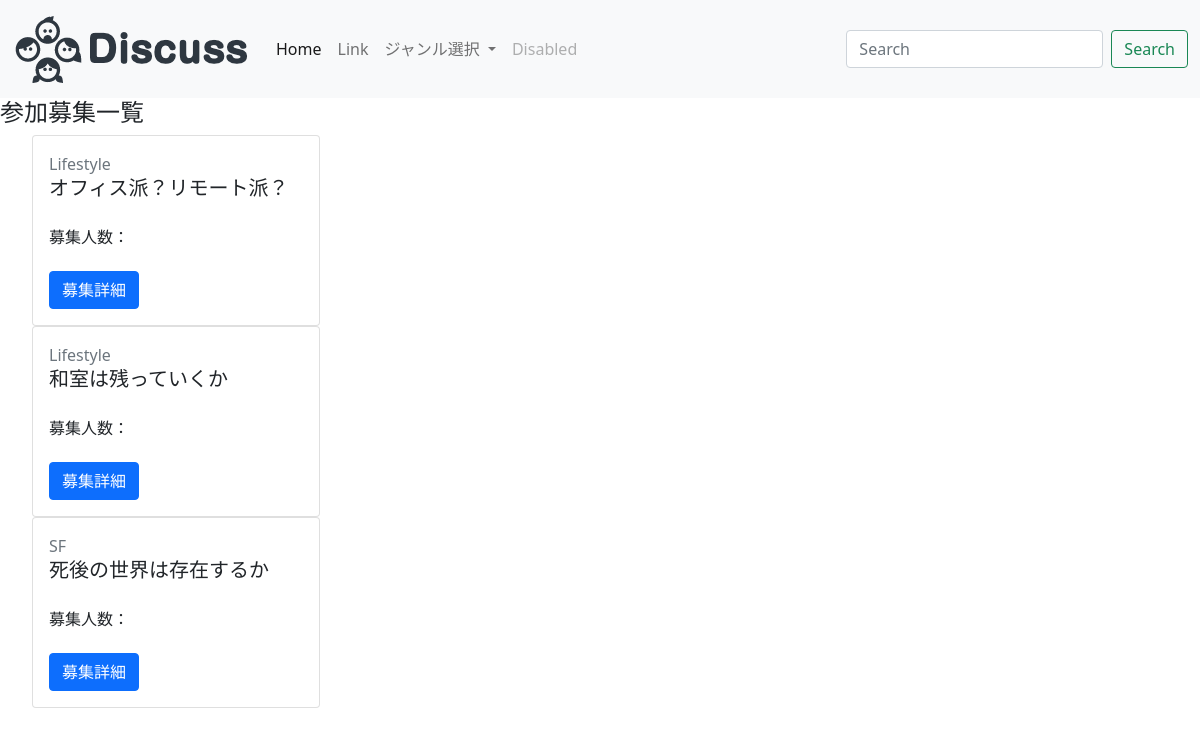
/discuss/, run on an earlier commit of the app's database.
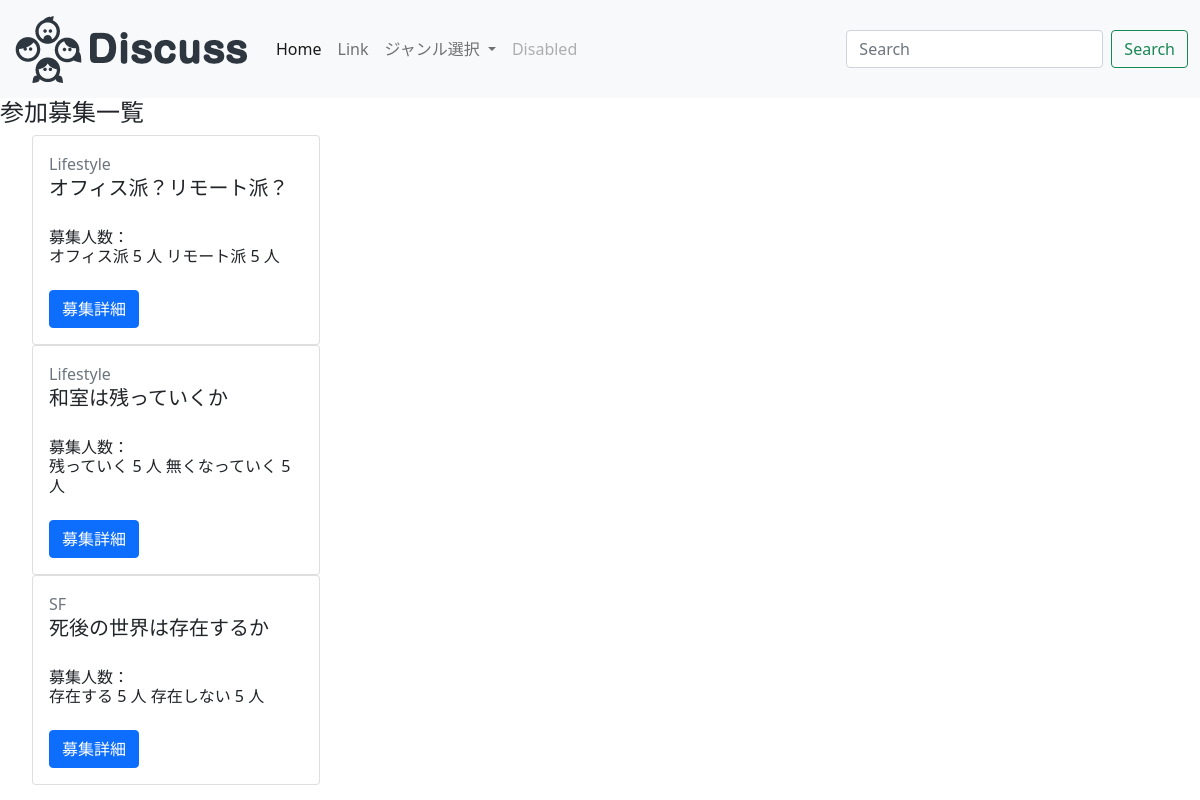
And on a later commit of the database.
### discuss_app/models.py (models this page shows, shortened)
class DiscussTheme(models.Model):
    OPEN_DISCUSS = 'open'
    ACTIVE_DISCUSS = 'active'
    CLOSED_DISCUSS = 'closed'
    class DISCUSS_STATUS(Enum):
        open = ('o', 'Open')
        active = ('a', 'Active')
        closed = ('c', 'Closed')
    title = models.CharField(max_length=50)
    genre = models.ForeignKey(ThemeGenre, on_delete=models.CASCADE)
    status = models.CharField(
                        max_length=1,
                        choices=[x.value for x in DISCUSS_STATUS]
                    )
    create_date = models.DateTimeField('date published')

class ThemeGenre(models.Model):
    title = models.CharField(max_length=200)
    create_date = models.DateTimeField('date published')

class DiscussSide(models.Model):
    discuss_theme =  models.ForeignKey(DiscussTheme, on_delete=models.CASCADE)
    max_n_of_member = models.IntegerField(default=5)
    side_claim = models.CharField(max_length=25)
    side_count = models.IntegerField(default=0)
    create_date = models.DateTimeField('date published')

### discuss_app/views.py (the view)
# urls.py: path('', views.IndexView.as_view(), name='index'),
class IndexView(generic.ListView):
    template_name = 'discuss/index.html'
    context_object_name = 'latest_discuss_theme_list'
    def get_queryset(self):
        return DiscussTheme.objects.order_by('-create_date')[:10]

### discuss_app/templates/discuss/index.html
{% extends 'discuss/base.html' %}
{% block content %}
<h4>参加募集一覧</h4>
{% if latest_discuss_theme_list %}
    <ul>
    {% for discuss_theme in latest_discuss_theme_list %}
        <div class="card" style="width: 18rem;">
            <div class="card-body">
                <div class="text-muted">{{ discuss_theme.genre.title }}</div>
                <h5 class="card-title">{{ discuss_theme.title }}</h5>
                <br>
                <h6 class="card-subtitle">募集人数：<br>
                    {% for discuss_side in discuss_theme.discussside_set.all %}
                    {{ discuss_side.side_claim}} {{ discuss_side.max_n_of_member }} 人
                    {% endfor %}
                </h6>
                <br>
                <a href="{% url 'discuss:detail' discuss_theme.id %}" class="btn btn-primary">募集詳細</a>
            </div>
        </div>
    {% endfor %}
    </ul>
{% else %}
    <p>No polls are available.</p>
{% endif %}
{% endblock %}

### discuss_app/templates/discuss/base.html (shortened to what this page needs)
{% load static %}
<!DOCTYPE html>
<html>
<link rel="stylesheet" type="text/css" href="{% static 'discuss/css/bootstrap.css' %}">
<body>
    <nav class="navbar navbar-expand-lg navbar-light bg-light">
        <div class="container-fluid">
            <img src="/static/discuss/images/discuss_logo.png" class="navbar-brand" />
        <div class="collapse navbar-collapse" id="navbarSupportedContent">
            <ul class="navbar-nav me-auto mb-2 mb-lg-0">
            <li class="nav-item">
                <a class="nav-link active" aria-current="page" href="#">Home</a>
            </li>
            <li class="nav-item">
                <a class="nav-link" href="#">Link</a>
            </li>
            <li class="nav-item dropdown">
                <a class="nav-link dropdown-toggle" href="#" id="navbarDropdown" role="button" data-bs-toggle="dropdown" aria-expanded="false">
                ジャンル選択
                </a>
            </li>
            <li class="nav-item">
                <a class="nav-link disabled" href="#" tabindex="-1" aria-disabled="true">Disabled</a>
            </li>
            </ul>
            <form class="d-flex">
            <input class="form-control me-2" type="search" placeholder="Search" aria-label="Search">
            <button class="btn btn-outline-success" type="submit">Search</button>
            </form>
        </div>
        </div>
    </nav>
    <div>
        {% block content %}{% endblock %}
    </div>
</body>
</html>

What changed in the data, as far as the page shows it:
added DiscussSide: side_claim "オフィス派", max_n_of_member "5", shown under DiscussTheme "オフィス派？リモート派？"
added DiscussSide: side_claim "リモート派", max_n_of_member "5", shown under DiscussTheme "オフィス派？リモート派？"
added DiscussSide: side_claim "残っていく", max_n_of_member "5", shown under DiscussTheme "和室は残っていくか"
added DiscussSide: side_claim "無くなっていく", max_n_of_member "5", shown under DiscussTheme "和室は残っていくか"
added DiscussSide: side_claim "存在する", max_n_of_member "5", shown under DiscussTheme "死後の世界は存在するか"
added DiscussSide: side_claim "存在しない", max_n_of_member "5", shown under DiscussTheme "死後の世界は存在するか"
